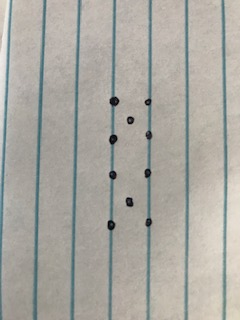
#> input picture openCv demos/002 demo count item/IMG_4.jpg, 240 x 320 px
$ jupyter execute openCv1.ipynb
#> lines starting #> are read from the running program, lines starting #| are printed output that depends on the picture; after the words box and inside, x2 and y2 are one past the last pixel; in counts of white or black regions, pixels touching at a corner belong together
[cell 1]
import cv2
import numpy as np
import matplotlib.pyplot as plt

[cell 2]
image=cv2.imread('IMG_4.jpg')
#> image is the input picture: shape (320, 240, 3); mean B, G, R 161.6, 168.3, 170.8
gray=cv2.cvtColor(image,cv2.COLOR_BGR2GRAY)
plt.imshow(gray,cmap='gray')

[cell 3]
blur=cv2.GaussianBlur(gray,(11,11),0)
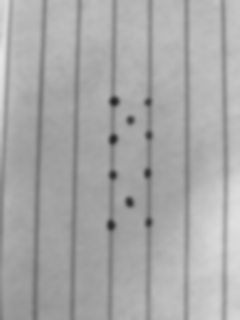
#> blur: shape (320, 240); min 37, max 230, mean 168.3
plt.imshow(blur,cmap='gray')

[cell 4]
canny=cv2.Canny(blur,30,150,3)
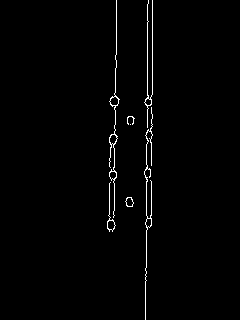
#> canny: shape (320, 240); 1.3% white in thin lines or dots, all inside (x1, y1, x2, y2) = (107, 0, 153, 320)
plt.imshow(canny,cmap='gray')

[cell 5]
dilated=cv2.dilate(canny,(1,1),iterations=2)
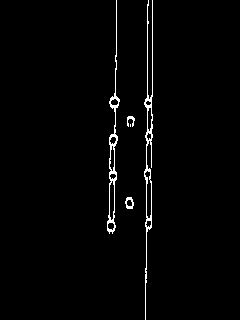
#> dilated: shape (320, 240); 1.8% white in thin lines or dots, all inside (x1, y1, x2, y2) = (107, 0, 153, 320)
plt.imshow(dilated,cmap="gray")

[cell 6]
(cnt,heirarchy)=cv2.findContours(dilated.copy(),cv2.RETR_EXTERNAL,cv2.CHAIN_APPROX_NONE)
#> cnt = 5 contours, 1 with area under 20; largest, box (x1, y1, x2, y2) and area: (107, 0, 120, 234) 636, (144, 0, 153, 320) 564, (125, 197, 134, 209) 70, (127, 116, 135, 127) 24
rgb=cv2.cvtColor(image,cv2.COLOR_BGR2RGB)
cv2.drawContours(rgb,cnt,-1,(0,255,0),2)
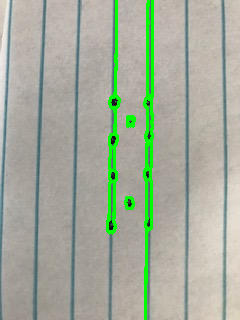
#> rgb: shape (320, 240, 3); mean R, G, B 164.9, 172.9, 155.8

plt.imshow(rgb)

[cell 7]
print('count is :',len(cnt))
#| count is : 5

$ run again, with openCv demos/002 demo count item/IMG_3.jpg copied over openCv demos/002 demo count item/IMG_4.jpg
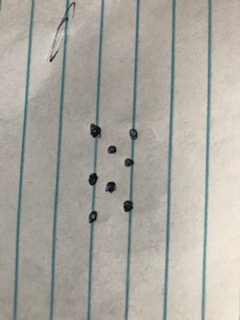
#> input picture openCv demos/002 demo count item/IMG_3.jpg, 240 x 320 px
#> image is the input picture: shape (320, 240, 3); mean B, G, R 161, 168.9, 172.3
#> `canny=cv2.Canny(blur,30,150,3)`:
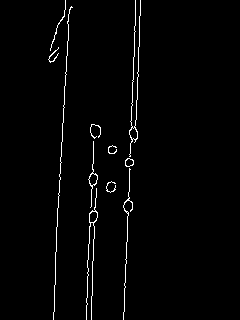
#> canny: shape (320, 240); 1.8% white in thin lines or dots, all inside (x1, y1, x2, y2) = (48, 0, 141, 320)
#> cnt = 8 contours; box (x1, y1, x2, y2) and area: (123, 0, 141, 320) 285, (88, 124, 101, 210) 156, (86, 188, 98, 320) 134, (106, 181, 116, 195) 94, (108, 145, 117, 156) 70, (53, 6, 73, 320) 62, (48, 47, 59, 65) 50, (50, 0, 66, 53) 39
#> `cv2.drawContours(rgb,cnt,-1,(0,255,0),2)`:
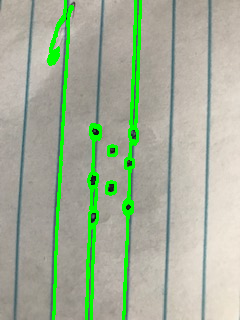
#> rgb: shape (320, 240, 3); mean R, G, B 164.1, 175.9, 152.8
#| count is : 8
